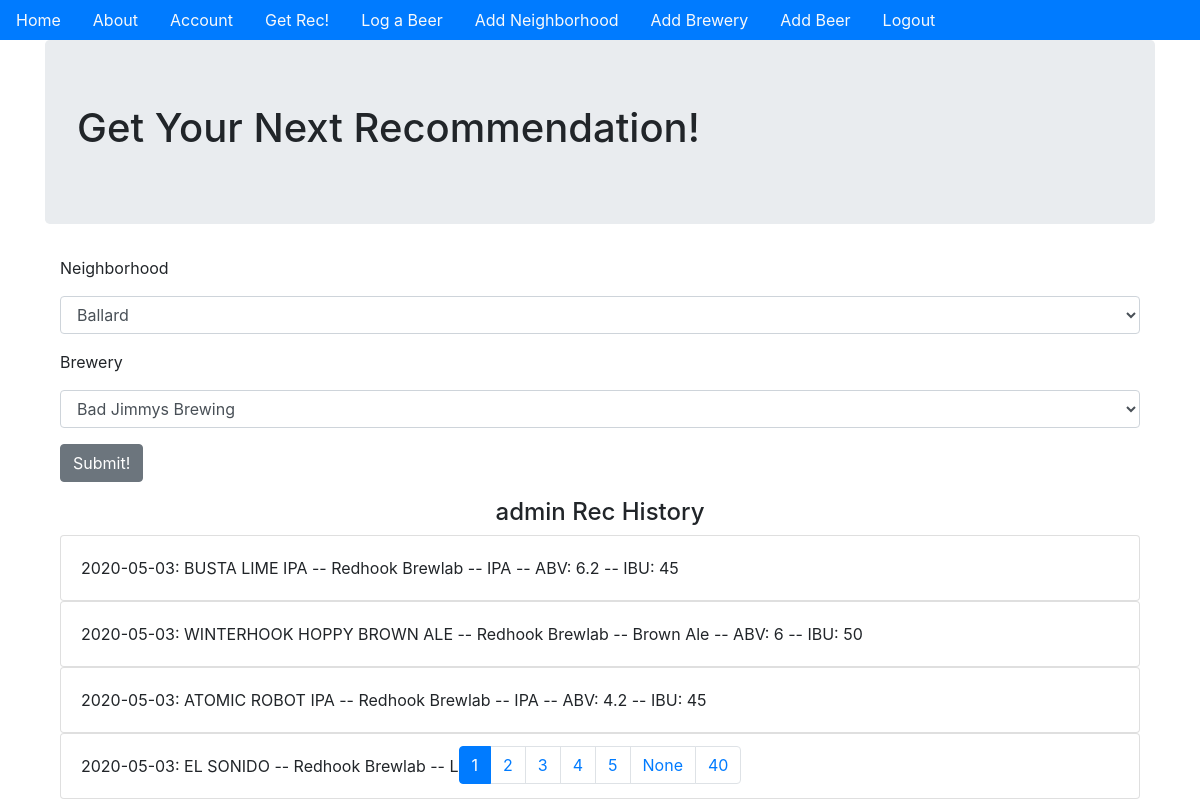
Page /get_rec (signed in) on the earlier database version.
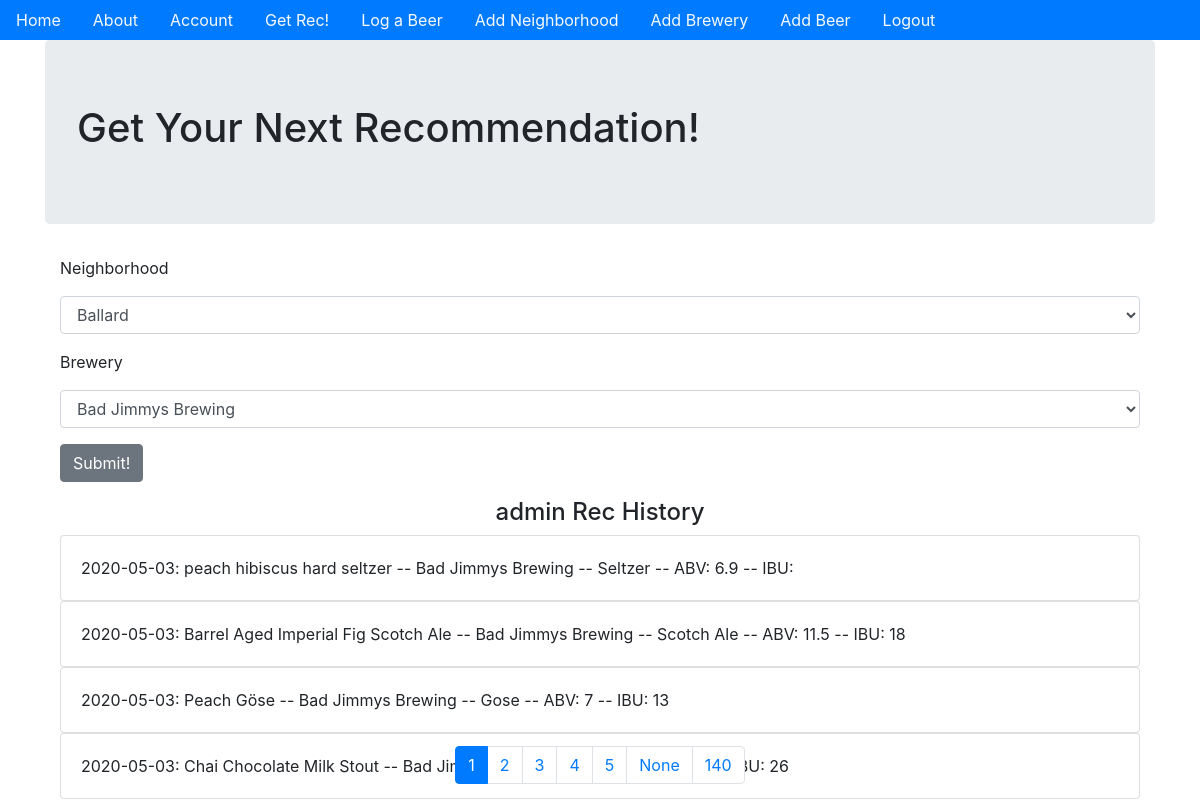
Same page on the later database version.
### beer_app/models.py (models this page shows, shortened)
class User(db.Model, UserMixin):
    __tablename__ = 'users'
    id = db.Column(db.Integer, primary_key=True)
    profile_image = db.Column(
        db.String(64), nullable=False, default='default_profile.png')
    email = db.Column(db.String(64), unique=True, index=True)
    username = db.Column(db.String(64), unique=True, index=True)
    password_hash = db.Column(db.String(128))
    transactions = db.relationship('Log', backref='user', lazy='dynamic')
    recommendations = db.relationship(
        'Rec', backref='user', lazy='dynamic')

class Rec(db.Model):
    __tablename__ = 'recommendations'
    users = db.relationship(User)
    items = db.relationship(Item)
    id = db.Column(db.Integer, primary_key=True)
    user_id = db.Column(db.Integer, db.ForeignKey('users.id'), nullable=False)
    item_id = db.Column(db.Integer, db.ForeignKey('items.id'), nullable=False)
    date = db.Column(db.DateTime, nullable=False, default=datetime.utcnow)
    def __repr__(self):
        return f"{self.date.strftime('%Y-%m-%d')}: {Item.query.filter_by(id=self.item_id).first()}"

class Item(db.Model):
    __tablename__ = 'items'
    locations = db.relationship(Location)
    id = db.Column(db.Integer, primary_key=True)
    name = db.Column(db.String(64), nullable=False, index=True)
    style = db.Column(db.String(64), nullable=False, index=True)
    abv = db.Column(db.String(4), nullable=False, index=True)
    ibu = db.Column(db.String(3), index=True)
    location_id = db.Column(db.Integer, db.ForeignKey(
        'locations.id'), nullable=False)
    def __repr__(self):
        return f"{self.name} -- {self.locations.name} -- {self.style} -- ABV: {self.abv} -- IBU: {self.ibu}"

class Location(db.Model):
    __tablename__ = 'locations'
    zones = db.relationship(Zone)
    id = db.Column(db.Integer, primary_key=True)
    name = db.Column(db.String(64), index=True)
    address = db.Column(db.String(64))
    phone = db.Column(db.String(10))
    website = db.Column(db.String(64))
    zone_id = db.Column(db.Integer, db.ForeignKey('zones.id'), nullable=False)
    items = db.relationship('Item', backref='location')

### beer_app/actions/views.py (the view, shortened to what this page needs)
@actions.route('/get_rec', methods=['GET', 'POST'])
@login_required
def get_rec():
    form = RecActionForm()
    form.zone.choices = [(zone.id, zone.name)
                         for zone
                         in Zone.query.order_by('name')]
    form.loc.choices = [(loc.id, loc.name)
                        for loc
                        in Location.query.order_by('name')]
    page = request.args.get('page', 1, type=int)
    user_recs = Rec.query.filter_by(user_id=current_user.id).order_by(
        Rec.date.desc()).paginate(page=page, per_page=4)
    return render_template('rec.html', form=form, user_recs=user_recs)

### beer_app/actions/forms.py
class RecActionForm(FlaskForm):
    zone = SelectField('Neighborhood', coerce=int)
    loc = SelectField('Brewery', coerce=int, validators=[DataRequired()])
    submit = SubmitField('Submit!')

### beer_app/models.py (called while the page is built)
@login_manager.user_loader
def load_user(user_id):
    return User.query.get(user_id)

### beer_app/templates/rec.html (shortened to what this page needs)
{% extends "base.html" %}
{% block content %}
<div class='jumbotron'>
    <h1>Get Your Next Recommendation!</h1>
</div>
<div class='container'>
    <form method="POST" action="" enctype="multipart/form-data">
        <div class='form-group'>
            {{form.zone.label(class='form-group')}}
            {{form.zone(class='form-control')}}
        </div>
        <div class='form-group'>
            {{form.loc.label(class='form-group')}}
            {{form.loc(class='form-control')}}
        </div>
        <div class='form-group'>
            {{form.submit(class='btn btn-secondary')}}
        </div>
    </form>
</div>
{% if user_recs.items %}
<div class='container'>
    <h4 style='text-align:center'> {{current_user.username}} Rec History</h4>
    {% for post in user_recs.items %}
    <div class='card'>
        <div class='card-body'>
            {{post}}
        </div>
    </div>
    {% endfor %}
</div>
<div class="fixed-bottom">
    <nav aria-label='User Recommendation History'>
        <ul class='pagination sticky-bottom justify-content-center'>
            {% for page_num in user_recs.iter_pages(left_edge=1,
                                                                                right_edge=1,
                                                                                left_current=5,
                                                                                right_current=5) %}
            {% if user_recs.page == page_num %}
            <li class='page-item active' aria-current="page">
                <span class="page-link" href="{{url_for('actions.get_rec',page=page_num)}}">{{page_num}}
                </span>
            </li>
            {% else %}
            <li class='page-item'>
                <a class='page-link' href="{{url_for('actions.get_rec',page=page_num)}}">{{page_num}}</a>
            </li>
            {% endif %}
            {% endfor %}
        </ul>
    </nav>
</div>
{% endif %}
{% endblock %}

### beer_app/templates/base.html (shortened to what this page needs)
<!DOCTYPE html>
<html lang="en" dir='ltr'>
<head>
    <link rel="stylesheet" href="https://stackpath.bootstrapcdn.com/bootstrap/4.4.1/css/bootstrap.min.css"
>
</head>
<body>
    <ul class='nav sticky-top bg-primary'>
        <li class='nav-link'>
            <a class='text-light' href="{{url_for('core.index')}}">Home</a>
        </li>
        <li class='nav-link'>
            <a class='text-light' href="{{url_for('core.info')}}">About</a>
        </li>
        {% if current_user.is_authenticated %}
        <li class='nav-link'>
            <a class='text-light' href="{{url_for('users.account')}}">Account</a>
        </li>
        <li class='nav-link'>
            <a class='text-light' href="{{url_for('actions.get_rec')}}">Get Rec!</a>
        </li>
        <li class='nav-link'>
            <a class='text-light' href="{{url_for('actions.log_item')}}">Log a Beer</a>
        </li>
        {% if current_user.username=='admin' %}
        <li class='nav-link'>
            <a class='text-light' href="{{url_for('update.add_zone_form')}}">Add Neighborhood</a>
        </li>
        <li class='nav-link'>
            <a class='text-light' href="{{url_for('update.add_location_form')}}">Add Brewery</a>
        </li>
        <li class='nav-link'>
            <a class='text-light' href="{{url_for('update.add_item_form')}}">Add Beer</a>
        </li>
        {% endif %}
        <li class='nav-link'>
            <a class='text-light' href="{{url_for('users.logout')}}">Logout</a>
        </li>
        {% endif %}
    </ul>
    <div class='container'>
        {% block content %}
        {% endblock %}
    </div>
</body>
</html>

Differences in the rows shown:
no longer on this page (row unchanged): Rec: date+item "2020-05-03: BUSTA LIME IPA -- Redhook Brewlab -- IPA -- ABV: 6.2 -- IBU: 45"
no longer on this page (row unchanged): Rec: date+item "2020-05-03: WINTERHOOK HOPPY BROWN ALE -- Redhook Brewlab -- Brown Ale -- ABV: 6 -- IBU: 50"
no longer on this page (row unchanged): Rec: date+item "2020-05-03: ATOMIC ROBOT IPA -- Redhook Brewlab -- IPA -- ABV: 4.2 -- IBU: 45"
no longer on this page (row unchanged): Rec: date+item "2020-05-03: EL SONIDO -- Redhook Brewlab -- Lager -- ABV: 5.7 -- IBU: 30"
added Rec: date+item "2020-05-03: peach hibiscus hard seltzer -- Bad Jimmys Brewing -- Seltzer -- ABV: 6.9 -- IBU:"
added Rec: date+item "2020-05-03: Barrel Aged Imperial Fig Scotch Ale -- Bad Jimmys Brewing -- Scotch Ale -- ABV: 11.5 -- IBU: 18"
added Rec: date+item "2020-05-03: Peach Göse -- Bad Jimmys Brewing -- Gose -- ABV: 7 -- IBU: 13"
added Rec: date+item "2020-05-03: Chai Chocolate Milk Stout -- Bad Jimmys Brewing -- Stout -- ABV: 7.2 -- IBU: 26"
Other differences:
new list line: "140"
list line gone: "40"
